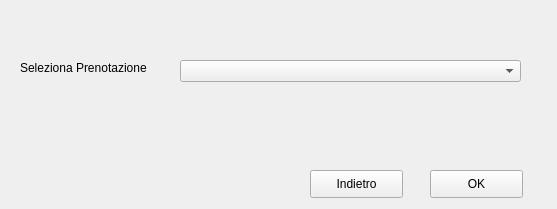
<?xml version="1.0" encoding="UTF-8"?>
<ui version="4.0">
 <class>Form</class>
 <widget class="QWidget" name="Form">
  <property name="geometry">
   <rect>
    <x>0</x>
    <y>0</y>
    <width>557</width>
    <height>209</height>
   </rect>
  </property>
  <property name="windowTitle">
   <string>Form</string>
  </property>
  <widget class="QComboBox" name="comboBox">
   <property name="geometry">
    <rect>
     <x>180</x>
     <y>60</y>
     <width>341</width>
     <height>22</height>
    </rect>
   </property>
  </widget>
  <widget class="QLabel" name="label">
   <property name="geometry">
    <rect>
     <x>20</x>
     <y>60</y>
     <width>161</width>
     <height>16</height>
    </rect>
   </property>
   <property name="text">
    <string>Seleziona Prenotazione</string>
   </property>
  </widget>
  <widget class="QPushButton" name="pushButton">
   <property name="geometry">
    <rect>
     <x>430</x>
     <y>170</y>
     <width>93</width>
     <height>28</height>
    </rect>
   </property>
   <property name="text">
    <string>OK</string>
   </property>
  </widget>
  <widget class="QPushButton" name="pushButton_2">
   <property name="geometry">
    <rect>
     <x>310</x>
     <y>170</y>
     <width>93</width>
     <height>28</height>
    </rect>
   </property>
   <property name="text">
    <string>Indietro</string>
   </property>
  </widget>
 </widget>
 <resources/>
 <connections/>
</ui>
